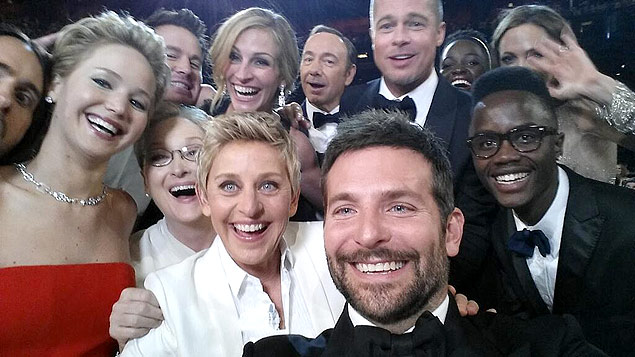
#> input picture imagens/faces.jpg, 635 x 357 px, found by its file name
$ jupyter execute Detecta_Face_e_olho.ipynb
#> lines starting #> are read from the running program, lines starting #| are printed output that depends on the picture; after the words box and inside, x2 and y2 are one past the last pixel; in counts of white or black regions, pixels touching at a corner belong together
[cell 1]
import cv2

#Xml de classificacao da OpenCV
classificationO = "haarcascade_eye_tree_eyeglasses.xml"
classificationF = "haarcascade_frontalface_default.xml"

#Setando a classificacao do xml da OpenCV para olhos e faces
olhoCascade = cv2.CascadeClassifier(classificationO)
faceCascade = cv2.CascadeClassifier(classificationF)

#Ler a imagem
image = cv2.imread("./faces.jpg")
#> image is the input picture: shape (357, 635, 3); mean B, G, R 103.5, 101.8, 114.3

gray = cv2.cvtColor(image, cv2.COLOR_BGR2GRAY)
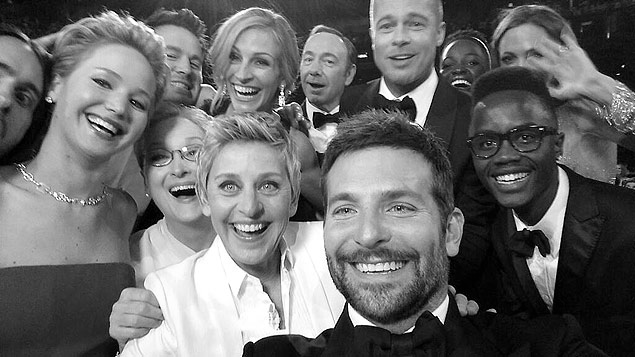
#> gray: shape (357, 635); min 0, max 255, mean 105.7

#Fazer a deteccao da imagem
olhos = olhoCascade.detectMultiScale(
    gray,
    scaleFactor=1.05,
    minNeighbors=2,
    minSize=(2, 2)
)
#> olhos = [[406, 14, 22, 22], [375, 17, 21, 21], [251, 52, 21, 21], [218, 175, 24, 24], [383, 193, 31, 31], [258, 175, 23, 23], [331, 198, 28, 28]]

faces = faceCascade.detectMultiScale(
    gray,
    scaleFactor=1.05,
    minNeighbors=4,
    minSize=(30, 30)
)
#> faces = [[289, 34, 64, 64], [366, 1, 67, 67], [212, 31, 75, 75], [137, 119, 89, 89], [198, 146, 105, 105], [40, 44, 95, 95], [463, 105, 88, 88], [301, 148, 150, 150]]

#Setar o retangulo amarelo
for (x, y, w, h) in olhos:
    cv2.rectangle(image, (x, y), (x+w, y+h), (255, 255, 0), 2)
#> this loop made 7 passes
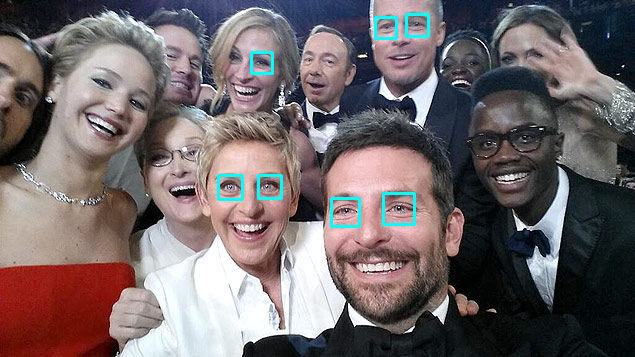
#> image: shape (357, 635, 3); 0.89% of pixels changed, all inside (x1, y1, x2, y2) = (217, 13, 430, 228)

for (x, y, w, h) in faces:
    cv2.rectangle(image, (x, y), (x+w, y+h), (0, 255, 210), 2)
#> this loop made 8 passes
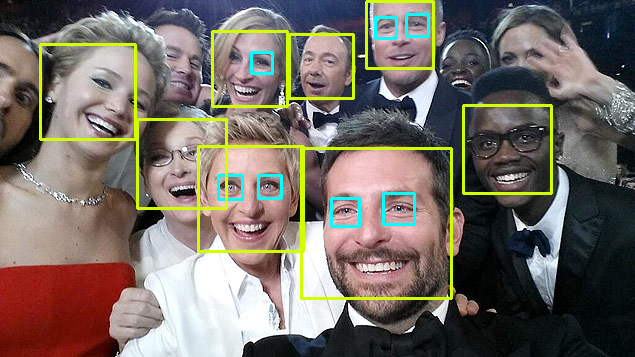
#> image: shape (357, 635, 3); 3.77% of pixels changed, all inside (x1, y1, x2, y2) = (39, 0, 553, 300)

# Exibir a imagem
cv2.imshow("Titulo da imagem", image)
cv2.waitKey(0)
#> Out = 27

$ run again, with imagens/download.jpg copied over imagens/faces.jpg
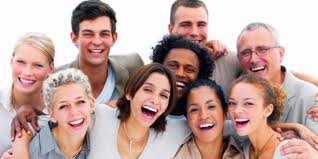
#> input picture imagens/download.jpg, 318 x 159 px, found by its file name
#> image is the input picture: shape (159, 318, 3); mean B, G, R 158.3, 163.8, 191.8
#> `gray = cv2.cvtColor(image, cv2.COLOR_BGR2GRAY)`:
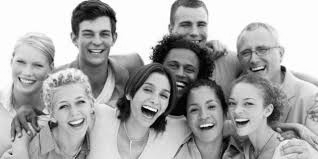
#> gray: shape (159, 318); min 0, max 255, mean 171.5
#> olhos = ()
#> faces = [[175, 10, 39, 39], [162, 52, 39, 39], [131, 74, 48, 48], [71, 14, 51, 51], [179, 89, 50, 50], [233, 34, 44, 44], [4, 45, 49, 49], [216, 83, 55, 55], [45, 83, 56, 56]]
#> the loop `for (x, y, w, h) in faces:` made 9 passes
#> after the loop `for (x, y, w, h) in faces:`:
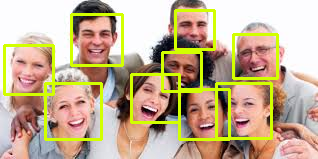
#> image: shape (159, 318, 3); 9.74% of pixels changed, all inside (x1, y1, x2, y2) = (3, 9, 279, 141)
#> Out = 27
